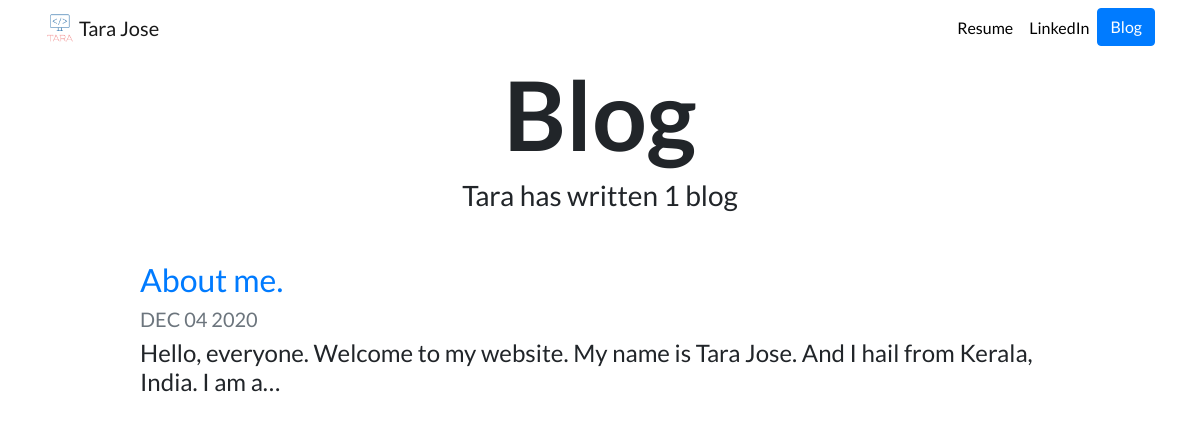
Screenshot of /blog/ with the database file from the repository.
### blog/models.py (models this page shows, shortened)
class Blog(models.Model):
    title = models.CharField(max_length=200)
    description = models.TextField()
    date = models.DateField()

### blog/views.py (the view)
# urls.py: path('', views.all_blogs, name = 'all_blogs'),
def all_blogs(request):
    blogs = Blog.objects.order_by('-date')
    return render(request,'blog/all_blogs.html', {'blogs': blogs})

### blog/templates/blog/all_blogs.html
{% extends 'portfolio/base.html' %}
{% load static %}
{% block content %}
<h1 id="blogtitle" class="font-weight-bold text-center">Blog</h1>
<h3 class="text-center mb-5">Tara has written {{ blogs.count }} blog{{ blogs.count|pluralize }}</h3>
{% for blog in blogs %}
<div class="row justify-content-center my-3">
    <div class="col-md-10">
    <a href = "{% url 'blog:detail' blog.id %}">
        <h2>{{blog.title}}</h2>
    </a>
    <h5 class="text-muted">{{ blog.date|date:'M d Y'|upper }}</h5>
    <h4>{{ blog.description|striptags|truncatechars:100 }}</h4>
    </div>
</div>
{% endfor %}
{% endblock %}

### portfolio/static/portfolio/custom.css (style rules this page uses)
body { font-family: 'Lato', sans-serif; }
#blogtitle { font-size: 6rem; }

### rows the page displays
Blog: title "About me.", date "DEC 04 2020", description "Hello, everyone. Welcome to my website. My name is Tara Jose. And I hail from Kerala, India. I am a…"

### other values shown
{{ blogs.count }} "1"
